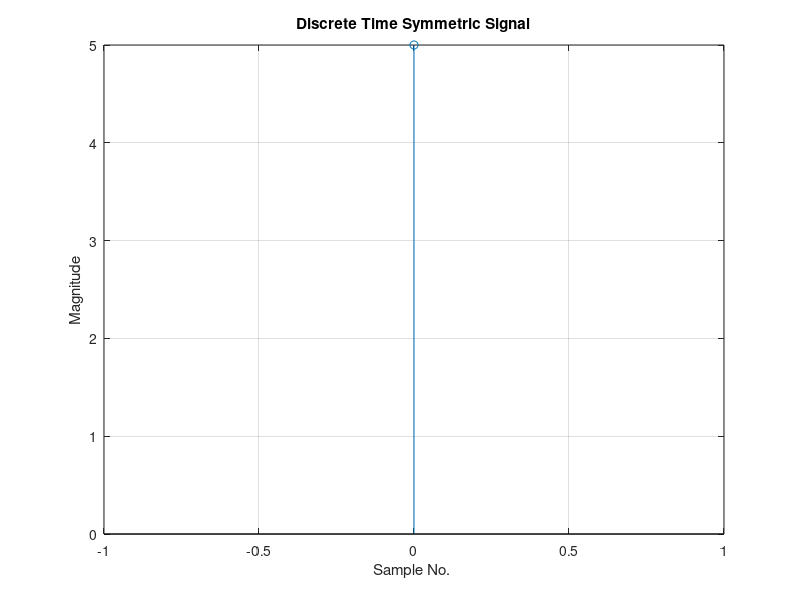

MATLAB code to generate this figure:
% matlab code for symmetric and anti-symmetric signals
% Pranaba K. Mishro, VSS University of Technology, Burla
% For students reference purpose only
clc; close all; clear all;
x=input('Enter a data sequence: ')  % [0 1 2 3 4 5];
l=length(x);
N=[-l+1:l-1];
 
y=[zeros(1,length(x)-1),x]
for i=1:2*l-1
if N(i)<0
    y(i)=x(l-(i-1))  % For Symmetric signal
%   y(i)=-x(l-(i-1)) % For Anti-Symmetric signal
end
end
 
stem(N,y)
grid on;
title('Discrete Time Symmetric Signal')
% title('Discrete Time Anti-Symmetric Signal')
xlabel('Sample No. ')
ylabel('Magnitude')